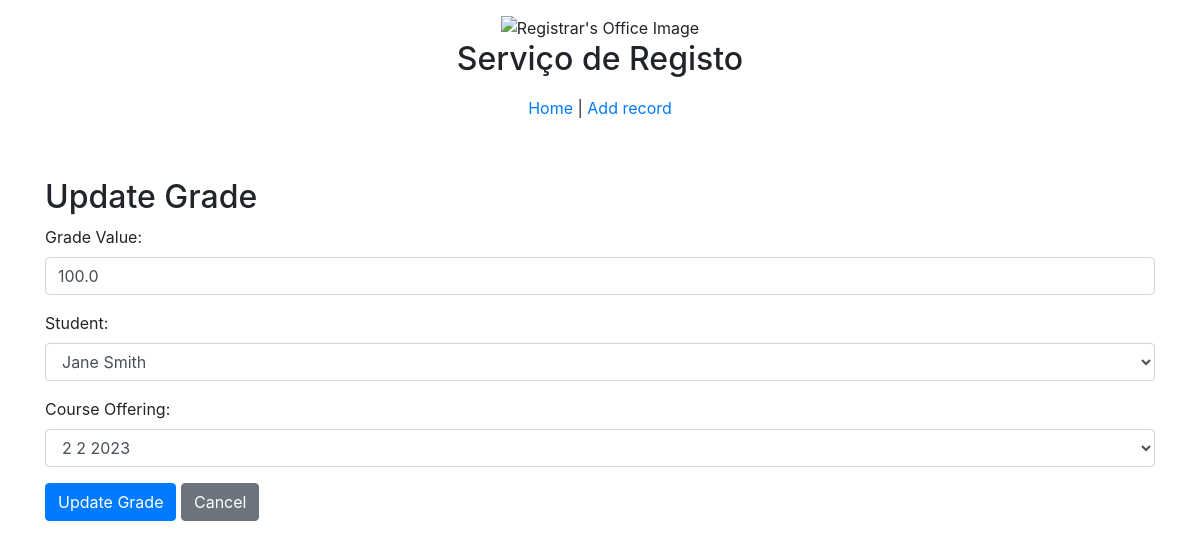
The app's page /update/grade.php?id=2, older data.
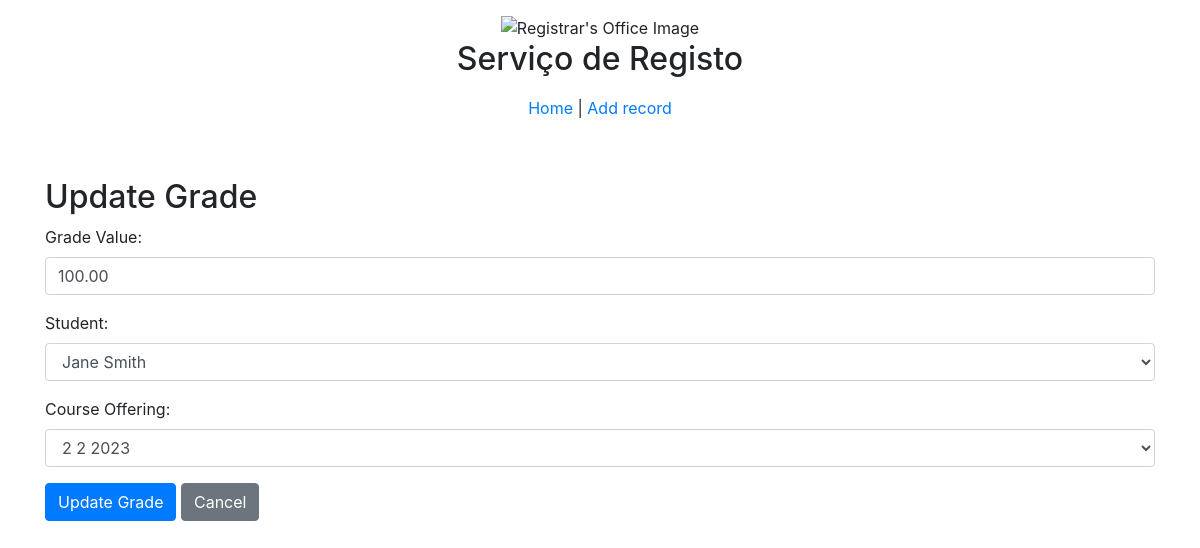
The same page, newer data.
### tables this page shows
CREATE TABLE IF NOT EXISTS `Grade` (
  `GradeID` INT NOT NULL AUTO_INCREMENT,
  `GradeValue` DECIMAL(5,2) NOT NULL,
  `StudentID` INT NOT NULL,
  `OfferingID` INT NOT NULL,
  PRIMARY KEY (`GradeID`),
  FOREIGN KEY (`StudentID`)
    REFERENCES `Student` (`StudentID`)
    ON UPDATE CASCADE
    ON DELETE CASCADE,
  FOREIGN KEY (`OfferingID`)
    REFERENCES `CourseOfferings` (`OfferingID`)
    ON UPDATE CASCADE
    ON DELETE CASCADE)
    AUTO_INCREMENT = 1;

CREATE TABLE IF NOT EXISTS `Student` (
  `StudentID` INT NOT NULL AUTO_INCREMENT,
  `Cpf` CHAR(11) NOT NULL,
  `EmailID` INT NOT NULL,
  `Major` VARCHAR(45) NOT NULL,
  `Year` YEAR NOT NULL,
  `FirstName` VARCHAR(45) NOT NULL,
  `LastName` VARCHAR(45) NOT NULL,
  PRIMARY KEY (`StudentID`),
  FOREIGN KEY (`EmailID`)
    REFERENCES `Emails` (`EmailID`))
AUTO_INCREMENT = 1;

CREATE TABLE IF NOT EXISTS `CourseOfferings` (
  `OfferingID` INT NOT NULL AUTO_INCREMENT,
  `CourseID` INT NOT NULL,
  `InstructorID` INT NOT NULL,
  `ClassroomID` INT NOT NULL,
  `Semester` ENUM('1', '2') NOT NULL,
  `Year` YEAR NOT NULL,
  PRIMARY KEY (`OfferingID`),
  FOREIGN KEY (`CourseID`)
    REFERENCES `Course` (`CourseID`)
    ON UPDATE CASCADE
    ON DELETE CASCADE,
  FOREIGN KEY (`InstructorID`)
    REFERENCES `Instructor` (`InstructorID`)
    ON UPDATE CASCADE
    ON DELETE CASCADE,
  FOREIGN KEY (`ClassroomID`)
    REFERENCES `Classroom` (`ClassroomID`)
    ON UPDATE CASCADE
    ON DELETE CASCADE
  )
AUTO_INCREMENT = 1;

### update/grade.php (the view, shortened to what this page needs)
<?php
require_once("../mysqli_connect.php");
$id = $_GET['id'];
$query = "SELECT * FROM Grade WHERE GradeID = ?";
$stmt = $dbc->prepare($query);
$stmt->bind_param("i", $id);
$stmt->execute();
$result = $stmt->get_result();
$grade = $result->fetch_assoc();
$query_students = "SELECT * FROM Student";
$result_students = mysqli_query($dbc, $query_students);
$query_offerings = "SELECT * FROM CourseOfferings";
$result_offerings = mysqli_query($dbc, $query_offerings);
?>
<!DOCTYPE html>
<html lang="en">
<head>
</head>
<body>
    <div class="container">
        <h2 class="mt-5">Update Grade</h2>
        <form action="grade_update_process.php" method="post">
            <div class="form-group">
                <label for="GradeValue">Grade Value:</label>
                <input type="text" class="form-control" id="GradeValue" name="GradeValue" value="<?php echo $grade['GradeValue']; ?>" required>
            </div>
            <div class="form-group">
                <label for="StudentID">Student:</label>
                <select class="form-control" id="StudentID" name="StudentID">
                    <?php while ($row = mysqli_fetch_assoc($result_students)) { ?>
                        <option value="<?php echo $row['StudentID']; ?>" <?php if ($row['StudentID'] == $grade['StudentID']) echo 'selected'; ?>>
                            <?php echo $row['FirstName'] . ' ' . $row['LastName']; ?>
                        </option>
                    <?php } ?>
                </select>
            </div>
            <div class="form-group">
                <label for="OfferingID">Course Offering:</label>
                <select class="form-control" id="OfferingID" name="OfferingID">
                    <?php while ($row = mysqli_fetch_assoc($result_offerings)) { ?>
                        <option value="<?php echo $row['OfferingID']; ?>" <?php if ($row['OfferingID'] == $grade['OfferingID']) echo 'selected'; ?>>
                            <?php echo $row['CourseID'] . ' ' . $row['Semester'] . ' ' . $row['Year']; ?>
                        </option>
                    <?php } ?>
                </select>
            </div>
            <button type="submit" name="submit" class="btn btn-primary">Update Grade</button>
            <a href="index.php" class="btn btn-secondary">Cancel</a>
        </form>
    </div>
</body>
</html>

Row changes from the older to the newer data that the page shows:
changed grade "Jane Smith": GradeValue "100.0" → "100.00"
